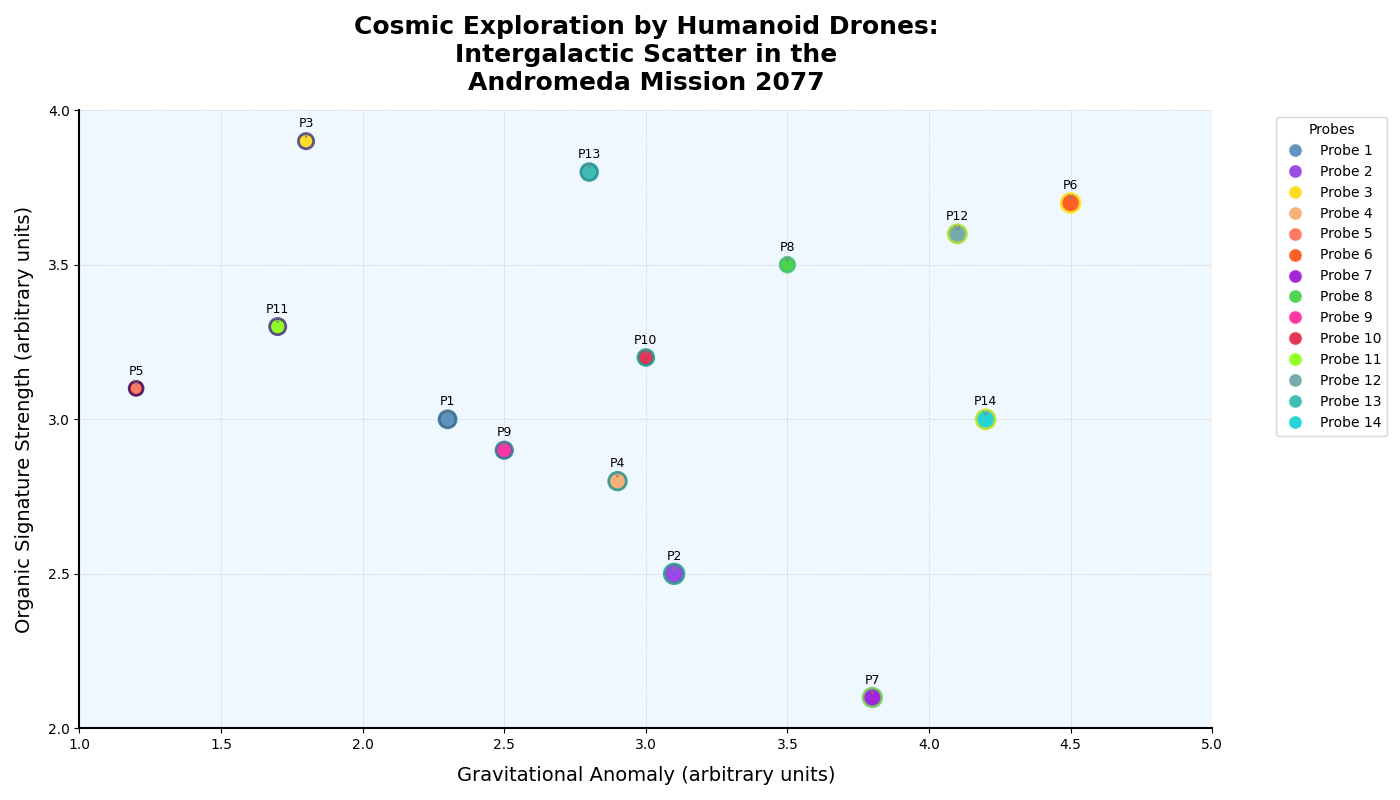

Source code (Python):
import matplotlib.pyplot as plt
import numpy as np
from matplotlib.colors import Normalize
import matplotlib.cm as cm

# Original data points for the Andromeda Mission
gravitational_anomalies = np.array([2.3, 3.1, 1.8, 2.9, 1.2, 4.5, 3.8, 3.5, 2.5, 3.0, 1.7, 4.1, 2.8, 4.2])
organic_signature_strengths = np.array([3.0, 2.5, 3.9, 2.8, 3.1, 3.7, 2.1, 3.5, 2.9, 3.2, 3.3, 3.6, 3.8, 3.0])
sensor_sizes = np.array([150, 200, 120, 160, 100, 190, 180, 110, 140, 130, 135, 170, 145, 185])
colors = np.array(['#4682B4', '#8A2BE2', '#FFD700', '#F4A460', '#FF6347', 
                   '#FF4500', '#9400D3', '#32CD32', '#FF1493', '#DC143C', 
                   '#7FFF00', '#5F9EA0', '#20B2AA', '#00CED1'])

norm = Normalize(vmin=gravitational_anomalies.min(), vmax=gravitational_anomalies.max())
cmap = cm.viridis

plt.figure(figsize=(14, 8))
plt.scatter(gravitational_anomalies, organic_signature_strengths, s=sensor_sizes, c=colors, 
            alpha=0.85, edgecolors=cmap(norm(gravitational_anomalies)), linewidth=2, zorder=2)
plt.gca().set_facecolor('#f0f8ff')
plt.grid(True, linestyle='--', linewidth=0.5, alpha=0.5)

plt.title("Cosmic Exploration by Humanoid Drones:\nIntergalactic Scatter in the\nAndromeda Mission 2077", fontsize=18, fontweight='bold', y=1.02)
plt.xlabel("Gravitational Anomaly (arbitrary units)", fontsize=14, labelpad=10)
plt.ylabel("Organic Signature Strength (arbitrary units)", fontsize=14, labelpad=10)

plt.gca().spines['top'].set_color('none')
plt.gca().spines['right'].set_color('none')
plt.gca().spines['left'].set_linewidth(1.5)
plt.gca().spines['bottom'].set_linewidth(1.5)

for i in range(len(gravitational_anomalies)):
    plt.annotate(f'P{i+1}', 
                 (gravitational_anomalies[i], organic_signature_strengths[i]), 
                 textcoords="offset points", xytext=(0,10), ha='center', fontsize=9,
                 arrowprops=dict(arrowstyle='->', lw=0.5, color='gray'))

plt.xticks(np.arange(1, 5.5, 0.5))
plt.yticks(np.arange(2, 4.5, 0.5))

legend_elements = [plt.Line2D([0], [0], marker='o', color='w', label=f'Probe {i+1}',
                              markerfacecolor=colors[i], markersize=10, alpha=0.85) for i in range(len(colors))]
plt.legend(handles=legend_elements, title="Probes", loc='upper left', bbox_to_anchor=(1.05, 1), fontsize=10)

plt.tight_layout()
plt.show()
